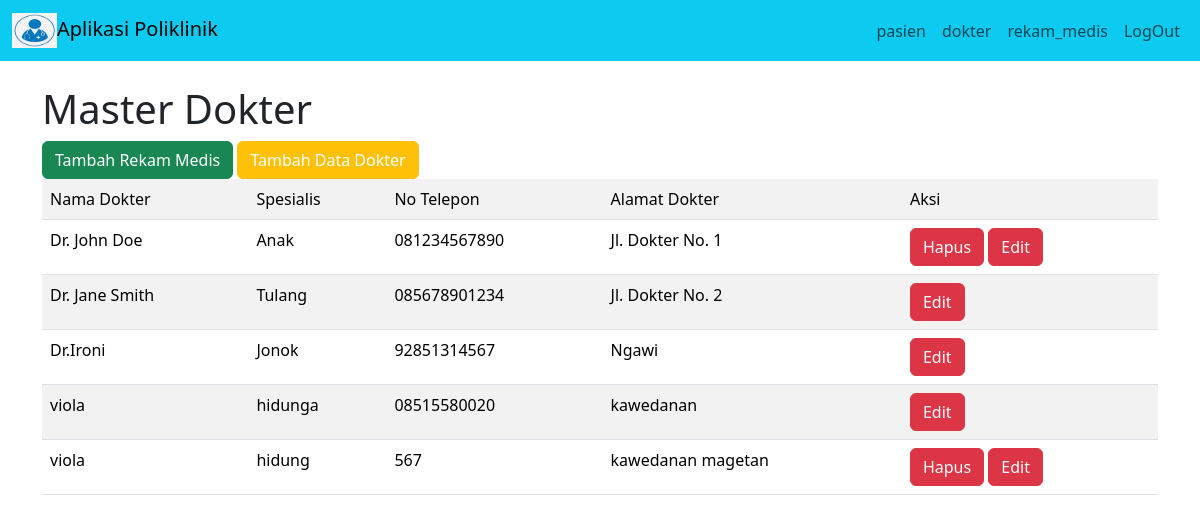
The app's page /?page=dokter/data_dokter with its own data.
### tables this page shows
CREATE TABLE `dokter` (
  `id_dokter` int(11) NOT NULL,
  `nama_dokter` varchar(255) DEFAULT NULL,
  `spesialis` varchar(900) DEFAULT NULL,
  `no_telp_dokter` varchar(15) DEFAULT NULL,
  `alamat_dokter` varchar(255) DEFAULT NULL
);

### dokter/data_dokter.php (the view)
<?php
include "koneksi.php";
?>
<h1 class="mt-4">Master Dokter</h1>
<button class="btn btn-success"><a style="color: white;text-decoration:none" href="?page=dokter/index">Tambah Rekam Medis</a></button>
<button class="btn btn-warning"><a style="color: white;text-decoration:none" href="?page=dokter/tambah">Tambah Data Dokter</a></button>
<table class="table table-striped">
  <tr>
    <td>Nama Dokter</td>
    <td>Spesialis</td>
    <td>No Telepon</td>
    <td>Alamat Dokter</td>
    <td>Aksi</td>
  </tr>
  <?php
  $query = mysqli_query($koneksi, "SELECT * FROM dokter");
  while ($data = mysqli_fetch_array($query)) {
    $id_dokter = $data['id_dokter'];
    $query_2 = mysqli_query($koneksi, "SELECT * FROM pasien WHERE id_dokter = $id_dokter");
    $data_2 = mysqli_fetch_array($query_2);
  ?>
    <tr>
      <td><?php echo $data['nama_dokter'] ?></td>
      <td><?php echo $data['spesialis'] ?></td>
      <td><?php echo $data['no_telp_dokter'] ?></td>
      <td><?php echo $data['alamat_dokter'] ?></td>
      <td>
        <?php if (empty($data_2)) { ?>
          <button class="btn btn-danger"><a style="color: white;text-decoration:none" href="?page=dokter/hapus_dokter&id_dokter=<?php echo $data['id_dokter'] ?>">Hapus</a></button>
        <?php } ?>
        <button class="btn btn-danger"><a style="color: white;text-decoration:none" href="?page=dokter/edit&id_dokter=<?php echo $data['id_dokter'] ?>">Edit</a></button>
      </td>
    </tr>
  <?Php
  }
  ?>
</table>

### records on screen
dokter: nama_dokter "Dr. John Doe", spesialis "Anak", no_telp_dokter "081234567890", alamat_dokter "Jl. Dokter No. 1"
dokter: nama_dokter "Dr. Jane Smith", spesialis "Tulang", no_telp_dokter "085678901234", alamat_dokter "Jl. Dokter No. 2"
dokter: nama_dokter "Dr.Ironi", spesialis "Jonok", no_telp_dokter "92851314567", alamat_dokter "Ngawi"
dokter: nama_dokter "viola", spesialis "hidunga", no_telp_dokter "08515580020", alamat_dokter "kawedanan"
dokter: nama_dokter "viola", spesialis "hidung", no_telp_dokter "567", alamat_dokter "kawedanan magetan"
